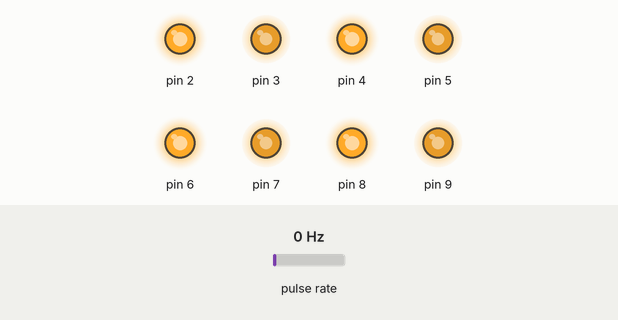
Simulated run of this program. Board: Teensy 4. On the bench: output pins drawn as LEDs (lit = HIGH). Wiring (inferred from the names in the program): pulse sensor: data A4. The test bench sets the inputs (shaded band); at power-on: pulse rate 0 Hz. What the program prints to the serial monitor is not drawn.

Above: at 0.1 s.
Timing chart, 0 to 1.6 s (numbered marks = the images above):
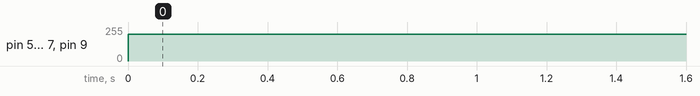

The program:

main.cpp
```cpp
// Simple Teensy code to control a DC motor with an encoder and measure its speed in RPM.

#include <Arduino.h>

const int encoderPin = 18;
const int pulsesPerRev = 20;

volatile unsigned long lastPulseTime = 0;
volatile unsigned long pulseInterval = 0;
volatile bool newPulse = false;

// Timeout threshold: if no pulse for 500ms, assume motor is stopped
const unsigned long TIMEOUT = 500000;

void handlePulse() {
  unsigned long currentTime = micros();
  pulseInterval = currentTime - lastPulseTime;
  lastPulseTime = currentTime;
  newPulse = true;
}

void setup(){
  // Motor pins setup
  for(int i = 2; i <= 9; i++) pinMode(i, OUTPUT);

  digitalWrite(2, HIGH);
  digitalWrite(4, HIGH);
  digitalWrite(6, HIGH);
  digitalWrite(8, HIGH);

  pinMode(encoderPin, INPUT_PULLUP);
  attachInterrupt(digitalPinToInterrupt(encoderPin), handlePulse, RISING);

  Serial.begin(115200);
}

void loop(){
  // Motor control
  analogWrite(3, 200);
  analogWrite(5, 200);
  analogWrite(7, 200);
  analogWrite(9, 200);

  unsigned long currentMillis = micros();

  // Check for motor timeout
  if (currentMillis - lastPulseTime > TIMEOUT) {
      Serial.println("Speed: 0 RPM");
      lastPulseTime = currentMillis; // Reset timer to prevent flooding
      delay(200); // Small delay to keep Serial readable
  }
  else if (newPulse) {
    unsigned long intervalCopy;

    // Protect variables accessed by interrupts
    noInterrupts();
    intervalCopy = pulseInterval;
    newPulse = false;
    interrupts();

    float rpm = 60000000.0 / (intervalCopy * pulsesPerRev);

    Serial.print("Speed: ");
    Serial.print(rpm);
    Serial.println(" RPM");
  }
}
```

Measured:
- by itself, pin 5, pin 7, pin 9: 0/255 → 200/255 at 0.00 s
